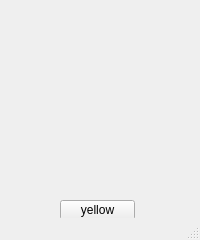
<?xml version="1.0" encoding="UTF-8"?>
<ui version="4.0">
 <class>MainWindow</class>
 <widget class="QMainWindow" name="MainWindow">
  <property name="geometry">
   <rect>
    <x>0</x>
    <y>0</y>
    <width>200</width>
    <height>240</height>
   </rect>
  </property>
  <property name="windowTitle">
   <string>Yellow</string>
  </property>
  <widget class="QWidget" name="centralwidget">
   <widget class="QPushButton" name="pushButton">
    <property name="geometry">
     <rect>
      <x>60</x>
      <y>200</y>
      <width>75</width>
      <height>20</height>
     </rect>
    </property>
    <property name="text">
     <string>yellow</string>
    </property>
   </widget>
  </widget>
  <widget class="QMenuBar" name="menubar">
   <property name="geometry">
    <rect>
     <x>0</x>
     <y>0</y>
     <width>200</width>
     <height>21</height>
    </rect>
   </property>
  </widget>
  <widget class="QStatusBar" name="statusbar"/>
 </widget>
 <resources/>
 <connections/>
</ui>
